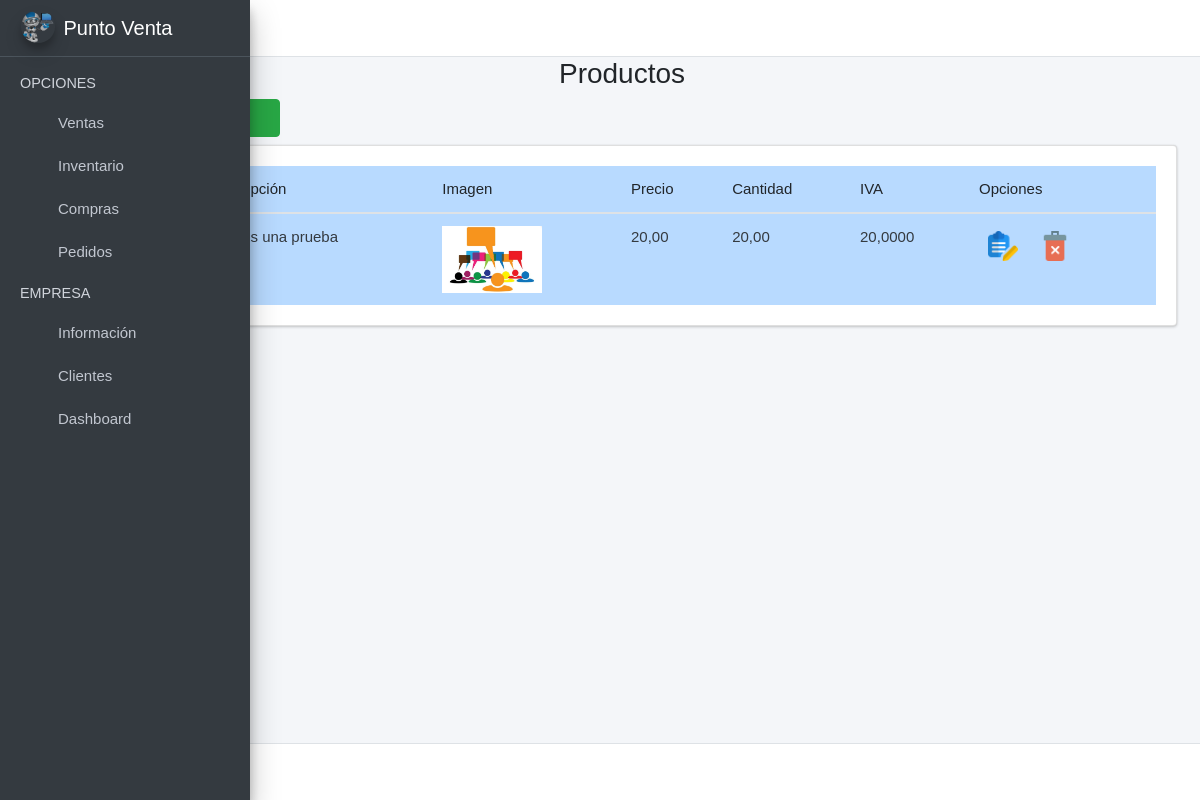
The app's page /ventas/Productos/ with its own data.
### Ventas/models.py (models this page shows, shortened)
class Producto(models.Model):
    id = models.AutoField(primary_key=True)
    descripcion = models.CharField(max_length=200, null=False, blank=False)
    imagen = models.ImageField(upload_to='productos/', null=False, blank=False)
    precio = models.DecimalField(max_digits=13, decimal_places=2, null=False, blank=False)
    cantidad = models.DecimalField(max_digits=13, decimal_places=2, null=False, blank=False)
    iva = models.DecimalField(max_digits=13, decimal_places=4, null=False, blank=False)
    created = models.DateTimeField(auto_now_add=True)
    updated = models.DateTimeField(auto_now=True)
    class Meta:
        verbose_name = "Producto"
        verbose_name_plural = "Productos"
        order_with_respect_to = 'descripcion'

### Ventas/views.py (the view)
# urls.py: path('Productos/', views.productos_view, name='Productos'),
def productos_view(request):
    productos = Producto.objects.all()
    form_add = AddProductoForm()
    form_editar = EditProductoForm()
    context = {
        'productos': productos,
        'form_add': form_add,
        'form_editar': form_editar
    }
    return render(request, 'productos.html', context)

### Ventas/templates/productos.html (shortened to what this page needs)
{% extends "base.html" %}
{% load static %}
{% load widget_tweaks %}
{% block content %}
<link rel="stylesheet" href="{% static 'index/css/b4.css' %}">
<div class="row">
    <div class="col-md-12">
        <h3 class="text-center">Productos   <i class="fas fa-boxes"></i></h3>
        <div class="col-md-3 pb-2">
            <a href="#AgregarPersonalModal"
                data-toggle="modal" data-dismiss="modal">
                <button type="button" class="btn btn-success">
                    <i class="fas fa-plus-circle"></i>
                </button>
            </a>
        </div>
        <div class="card card-body" style="overflow:scroll">
            <table class="table table-hover table-primary" id="myTable">
                <thead>
                    <tr>
                        <th># ID</th>
                        <th>Descripción</th>
                        <th>Imagen</th>
                        <th>Precio</th>
                        <th>Cantidad</th>
                        <th>IVA</th>
                        <th>Opciones</th>
                    </tr>
                </thead>
                <tbody class="text-dark">
                    {% for i in productos %}
                    <tr>
                        <td>{{i.id}}</td>
                        <td>{{i.descripcion}}</td>
                        {% if i.imagen %}
                        <td><img src="{{i.imagen}}" alt="Error" width="100"></td>
                        {% else %}
                        <td>Sin imagen</td>
                        {% endif %}
                        <td>{{i.precio}}</td>
                        <td>{{i.cantidad}}</td>
                        <td>{{i.iva}}</td>
                        <td>
                            <button onclick="editarProducto('{{i.id}}','{{i.descripcion}}', '{{i.imagen}}', '{{i.precio}}', '{{i.cantidad}}', '{{i.iva}}')" class="btn btn-dark-outline btn-sm" data-toggle="modal"
                                href="#EditarPersonalModal"><img src="{% static 'index/img/editar.png' %}" alt="Error"
                                    width="30"></button>
                            <button onclick="eliminarProducto('{{i.id}}')" class="btn btn-dark-outline btn-sm"
                                data-toggle="modal" href="#EliminarPersonalModal"><img
                                    src="{% static 'index/img/delete.png' %}" alt="Error" width="30"></button>
                        </td>
                    </tr>
                    {% endfor %}
                </tbody>
            </table>
        </div>
    </div>
</div>
{% endblock %}

### Ventas/static/index/css/main.css (style rules this page uses)
table, th, td { font-weight: 100; font-size:15px; }
body { font-family: Arial, Helvetica, sans-serif !important; }

### records on screen
Producto: descripcion "Esto es una prueba", imagen (picture), precio "20,00", cantidad "20,00", iva "20,0000"
